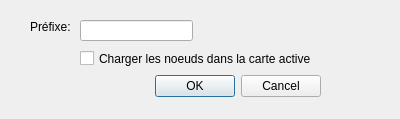
<?xml version="1.0" encoding="UTF-8"?>
<ui version="4.0">
 <class>reseaux</class>
 <widget class="QDialog" name="reseaux">
  <property name="geometry">
   <rect>
    <x>0</x>
    <y>0</y>
    <width>400</width>
    <height>119</height>
   </rect>
  </property>
  <property name="windowTitle">
   <string>Créer graphe</string>
  </property>
  <widget class="QDialogButtonBox" name="buttonBox">
   <property name="geometry">
    <rect>
     <x>20</x>
     <y>70</y>
     <width>301</width>
     <height>32</height>
    </rect>
   </property>
   <property name="orientation">
    <enum>Qt::Horizontal</enum>
   </property>
   <property name="standardButtons">
    <set>QDialogButtonBox::Cancel|QDialogButtonBox::Ok</set>
   </property>
  </widget>
  <widget class="QLineEdit" name="lineEdit">
   <property name="geometry">
    <rect>
     <x>80</x>
     <y>20</y>
     <width>113</width>
     <height>21</height>
    </rect>
   </property>
  </widget>
  <widget class="QLabel" name="label">
   <property name="geometry">
    <rect>
     <x>30</x>
     <y>20</y>
     <width>46</width>
     <height>13</height>
    </rect>
   </property>
   <property name="text">
    <string>Préfixe:</string>
   </property>
  </widget>
  <widget class="QCheckBox" name="checkBox">
   <property name="geometry">
    <rect>
     <x>80</x>
     <y>50</y>
     <width>300</width>
     <height>17</height>
    </rect>
   </property>
   <property name="text">
    <string>Charger les noeuds dans la carte active</string>
   </property>
   <property name="autoRepeatInterval">
    <number>100</number>
   </property>
  </widget>
 </widget>
 <resources/>
 <connections>
  <connection>
   <sender>buttonBox</sender>
   <signal>accepted()</signal>
   <receiver>reseaux</receiver>
   <slot>accept()</slot>
   <hints>
    <hint type="sourcelabel">
     <x>248</x>
     <y>254</y>
    </hint>
    <hint type="destinationlabel">
     <x>157</x>
     <y>274</y>
    </hint>
   </hints>
  </connection>
  <connection>
   <sender>buttonBox</sender>
   <signal>rejected()</signal>
   <receiver>reseaux</receiver>
   <slot>reject()</slot>
   <hints>
    <hint type="sourcelabel">
     <x>316</x>
     <y>260</y>
    </hint>
    <hint type="destinationlabel">
     <x>286</x>
     <y>274</y>
    </hint>
   </hints>
  </connection>
 </connections>
</ui>
